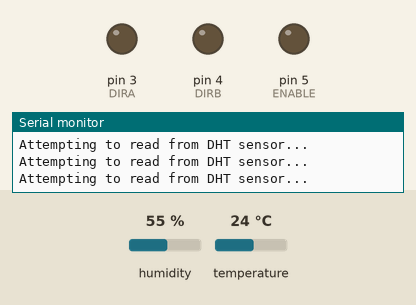
A sketch run on a simulated Arduino Uno, built with avr-gcc and run on an emulated ATmega328P. Parts: output pins drawn as LEDs (lit = HIGH), the last lines printed to the serial monitor. The inputs (shaded band) are chosen by the test bench; at power-on: humidity 55 %, temperature 24 °C.

Above: at 6.8 s.
6.9 s: humidity set to 58 %
15.5 s: humidity set to 61 %
At 18.8 s:
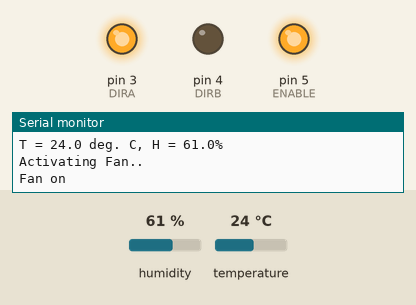
Timing chart, 0 to 20.3 s (numbered marks = the images above; inputs shaded):
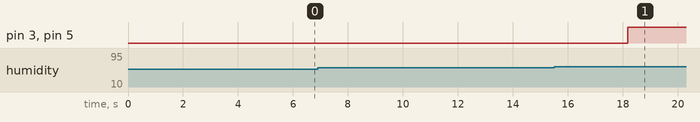

Measured:
- the behaviour switches between 59 and 60 % on humidity (found by bisection; images 0 and 1)
- after the input at 15.5 s, pin 3 (DIRA), pin 5 (ENABLE): LOW → HIGH after 2.7 s

The sketch:

AutoFan.ino
```cpp
/************************
ARDUINO AUTOMATIC FAN.
COOLING NOT GUARENTEED
************************/
#include <dht_nonblocking.h>
//Initializing Variables

#define DHT_SENSOR_TYPE DHT_TYPE_11
#define ENABLE 5
#define DIRA 3
#define DIRB 4

static const int DHT_SENSOR_PIN = 2;
int i;
DHT_nonblocking dht_sensor(DHT_SENSOR_PIN, DHT_SENSOR_TYPE);

/*
 * Initialize the serial port.
 */
void setup() {
  //---set pin direction
  pinMode(ENABLE,OUTPUT);
  pinMode(DIRA,OUTPUT);
  pinMode(DIRB,OUTPUT);
  Serial.begin(9600);
}
/*
 * Poll for a measurement, keeping the state machine alive.  Returns
 * true if a measurement is available.
 */
static bool measure_environment(float *temperature, float *humidity)
{
  static unsigned long measurement_timestamp = millis( );

  /* Measure once every four seconds. */
  if(millis() - measurement_timestamp > 3000ul)
  {
    if(dht_sensor.measure(temperature, humidity) == true)
    {
      measurement_timestamp = millis();
      return(true);
    }
  }

  return(false);
}

/*
 * Main program loop.
 */
void loop()
{
  float temperature;
  float humidity;

  /* Measure temperature and humidity.  If the functions returns
    true, then a measurement is available. */
  if(measure_environment(&temperature, &humidity) == true)
  {
    //Prints out temp and humidity around the sensor
    Serial.print("T = ");
    Serial.print(temperature, 1);
    Serial.print(" deg. C, H = ");
    Serial.print(humidity, 1);
    Serial.println( "%" );
    if(temperature >= 75 || humidity >= 60){ //Turns on the fan if the temp is higher than 75 or if humidity is higher than 60%(just as it begins to feel muggy).
        Serial.println("Activating Fan..");
        analogWrite(ENABLE,255); //enable on
        digitalWrite(DIRA,255);
        digitalWrite(DIRB,LOW);
        Serial.println("Fan on");
        delay(300000); // 5 minutes in milliseconds
        Serial.println("Fan off");
        digitalWrite(ENABLE,LOW); //all done
        Serial.print("Cool Down Completed!");
    }
    else{
      Serial.println("Environment is looking livible!");
    }
  }
  else{
    Serial.println("Attempting to read from DHT sensor...");
  }
}
```
